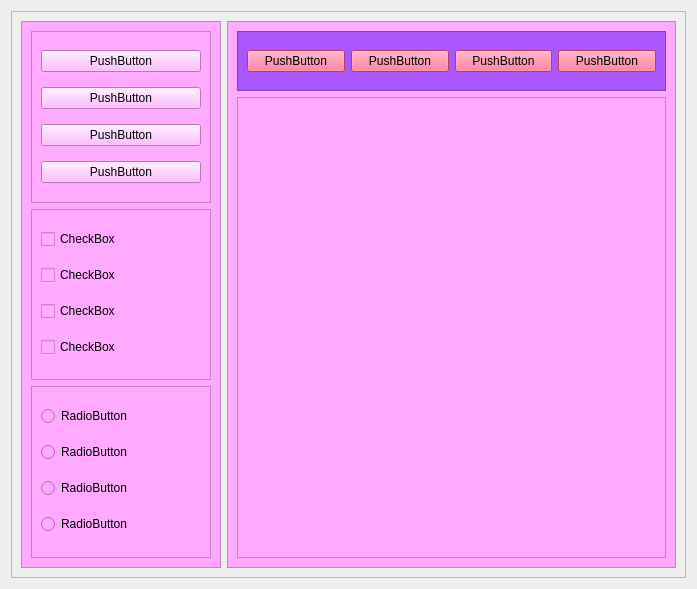
<?xml version="1.0" encoding="UTF-8"?>
<ui version="4.0">
 <class>Form</class>
 <widget class="QWidget" name="Form">
  <property name="geometry">
   <rect>
    <x>0</x>
    <y>0</y>
    <width>697</width>
    <height>589</height>
   </rect>
  </property>
  <property name="windowTitle">
   <string>Form</string>
  </property>
  <layout class="QHBoxLayout" name="horizontalLayout">
   <item>
    <widget class="QFrame" name="frame">
     <property name="frameShape">
      <enum>QFrame::StyledPanel</enum>
     </property>
     <property name="frameShadow">
      <enum>QFrame::Plain</enum>
     </property>
     <layout class="QHBoxLayout" name="horizontalLayout_2">
      <item>
       <widget class="QFrame" name="frame_2">
        <property name="minimumSize">
         <size>
          <width>200</width>
          <height>0</height>
         </size>
        </property>
        <property name="maximumSize">
         <size>
          <width>200</width>
          <height>16777215</height>
         </size>
        </property>
        <property name="styleSheet">
         <string notr="true">background-color: rgb(255, 170, 255);</string>
        </property>
        <property name="frameShape">
         <enum>QFrame::StyledPanel</enum>
        </property>
        <property name="frameShadow">
         <enum>QFrame::Plain</enum>
        </property>
        <layout class="QVBoxLayout" name="verticalLayout_2">
         <item>
          <widget class="QFrame" name="frame_6">
           <property name="frameShape">
            <enum>QFrame::StyledPanel</enum>
           </property>
           <property name="frameShadow">
            <enum>QFrame::Plain</enum>
           </property>
           <layout class="QVBoxLayout" name="verticalLayout_4">
            <item>
             <widget class="QPushButton" name="pushButton_5">
              <property name="text">
               <string>PushButton</string>
              </property>
             </widget>
            </item>
            <item>
             <widget class="QPushButton" name="pushButton_6">
              <property name="text">
               <string>PushButton</string>
              </property>
             </widget>
            </item>
            <item>
             <widget class="QPushButton" name="pushButton_7">
              <property name="text">
               <string>PushButton</string>
              </property>
             </widget>
            </item>
            <item>
             <widget class="QPushButton" name="pushButton_8">
              <property name="text">
               <string>PushButton</string>
              </property>
             </widget>
            </item>
           </layout>
          </widget>
         </item>
         <item>
          <widget class="QFrame" name="frame_7">
           <property name="frameShape">
            <enum>QFrame::StyledPanel</enum>
           </property>
           <property name="frameShadow">
            <enum>QFrame::Plain</enum>
           </property>
           <layout class="QVBoxLayout" name="verticalLayout_3">
            <item>
             <widget class="QCheckBox" name="checkBox">
              <property name="text">
               <string>CheckBox</string>
              </property>
             </widget>
            </item>
            <item>
             <widget class="QCheckBox" name="checkBox_2">
              <property name="text">
               <string>CheckBox</string>
              </property>
             </widget>
            </item>
            <item>
             <widget class="QCheckBox" name="checkBox_3">
              <property name="text">
               <string>CheckBox</string>
              </property>
             </widget>
            </item>
            <item>
             <widget class="QCheckBox" name="checkBox_4">
              <property name="text">
               <string>CheckBox</string>
              </property>
             </widget>
            </item>
           </layout>
          </widget>
         </item>
         <item>
          <widget class="QFrame" name="frame_8">
           <property name="frameShape">
            <enum>QFrame::StyledPanel</enum>
           </property>
           <property name="frameShadow">
            <enum>QFrame::Plain</enum>
           </property>
           <layout class="QVBoxLayout" name="verticalLayout_5">
            <item>
             <widget class="QRadioButton" name="radioButton">
              <property name="text">
               <string>RadioButton</string>
              </property>
             </widget>
            </item>
            <item>
             <widget class="QRadioButton" name="radioButton_2">
              <property name="text">
               <string>RadioButton</string>
              </property>
             </widget>
            </item>
            <item>
             <widget class="QRadioButton" name="radioButton_3">
              <property name="text">
               <string>RadioButton</string>
              </property>
             </widget>
            </item>
            <item>
             <widget class="QRadioButton" name="radioButton_4">
              <property name="text">
               <string>RadioButton</string>
              </property>
             </widget>
            </item>
           </layout>
          </widget>
         </item>
        </layout>
       </widget>
      </item>
      <item>
       <widget class="QFrame" name="frame_3">
        <property name="styleSheet">
         <string notr="true">background-color: rgb(255, 170, 255);</string>
        </property>
        <property name="frameShape">
         <enum>QFrame::StyledPanel</enum>
        </property>
        <property name="frameShadow">
         <enum>QFrame::Plain</enum>
        </property>
        <layout class="QVBoxLayout" name="verticalLayout">
         <item>
          <widget class="QFrame" name="frame_4">
           <property name="maximumSize">
            <size>
             <width>16777215</width>
             <height>60</height>
            </size>
           </property>
           <property name="styleSheet">
            <string notr="true">background-color: rgb(0, 170, 255);
background-color: rgb(170, 85, 255);</string>
           </property>
           <property name="frameShape">
            <enum>QFrame::StyledPanel</enum>
           </property>
           <property name="frameShadow">
            <enum>QFrame::Plain</enum>
           </property>
           <layout class="QHBoxLayout" name="horizontalLayout_3">
            <item>
             <widget class="QPushButton" name="pushButton_4">
              <property name="styleSheet">
               <string notr="true">background-color: rgb(255, 85, 127);
background-color: rgb(255, 85, 127);</string>
              </property>
              <property name="text">
               <string>PushButton</string>
              </property>
             </widget>
            </item>
            <item>
             <widget class="QPushButton" name="pushButton">
              <property name="styleSheet">
               <string notr="true">background-color: rgb(0, 0, 255);
background-color: rgb(255, 85, 127);</string>
              </property>
              <property name="text">
               <string>PushButton</string>
              </property>
             </widget>
            </item>
            <item>
             <widget class="QPushButton" name="pushButton_2">
              <property name="styleSheet">
               <string notr="true">background-color: rgb(255, 255, 255);
background-color: rgb(255, 85, 127);</string>
              </property>
              <property name="text">
               <string>PushButton</string>
              </property>
             </widget>
            </item>
            <item>
             <widget class="QPushButton" name="pushButton_3">
              <property name="styleSheet">
               <string notr="true">background-color: rgb(255, 85, 127);</string>
              </property>
              <property name="text">
               <string>PushButton</string>
              </property>
             </widget>
            </item>
           </layout>
          </widget>
         </item>
         <item>
          <widget class="QFrame" name="frame_5">
           <property name="styleSheet">
            <string notr="true">background-color: rgb(255, 170, 255);</string>
           </property>
           <property name="frameShape">
            <enum>QFrame::StyledPanel</enum>
           </property>
           <property name="frameShadow">
            <enum>QFrame::Plain</enum>
           </property>
          </widget>
         </item>
        </layout>
       </widget>
      </item>
     </layout>
    </widget>
   </item>
  </layout>
 </widget>
 <resources/>
 <connections/>
</ui>
